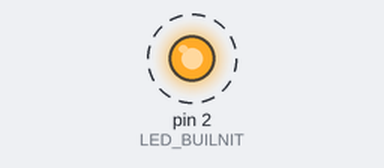
The sketch below on a simulated Arduino Uno, built with avr-gcc and run on an emulated ATmega328P. Parts: output pins drawn as LEDs (lit = HIGH). Dashed ring = blinking. What the sketch prints to the serial monitor is not drawn.

Above: at 0.5 s.
Timing chart, 0 to 4.7 s (numbered marks = the images above):
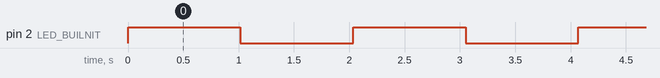

The sketch:

week_2.ino
```cpp
#define LED_BUILNIT 2
void setup() {
  // put your setup code here, to run once:
  Serial.begin(9600);
  pinMode(LED_BUILNIT,OUTPUT);
}

void loop() {
  // put your main code here, to run repeatedly:

  digitalWrite(LED_BUILNIT,1);
  Serial.print("สวัสดี จิรภัทร นิ่มอนงค์ ");
  Serial.print("light ... \n");
  delay(1000);

  digitalWrite(LED_BUILNIT,0);
  Serial.print("สวัสดี จิรภัทร นิ่มอนงค์ ");
  Serial.print("not light ... \n");
  delay(1000);
}
```

Measured:
- by itself, pin 2 (LED_BUILNIT): alternates HIGH for 1.0 s and LOW for 1.0 s
